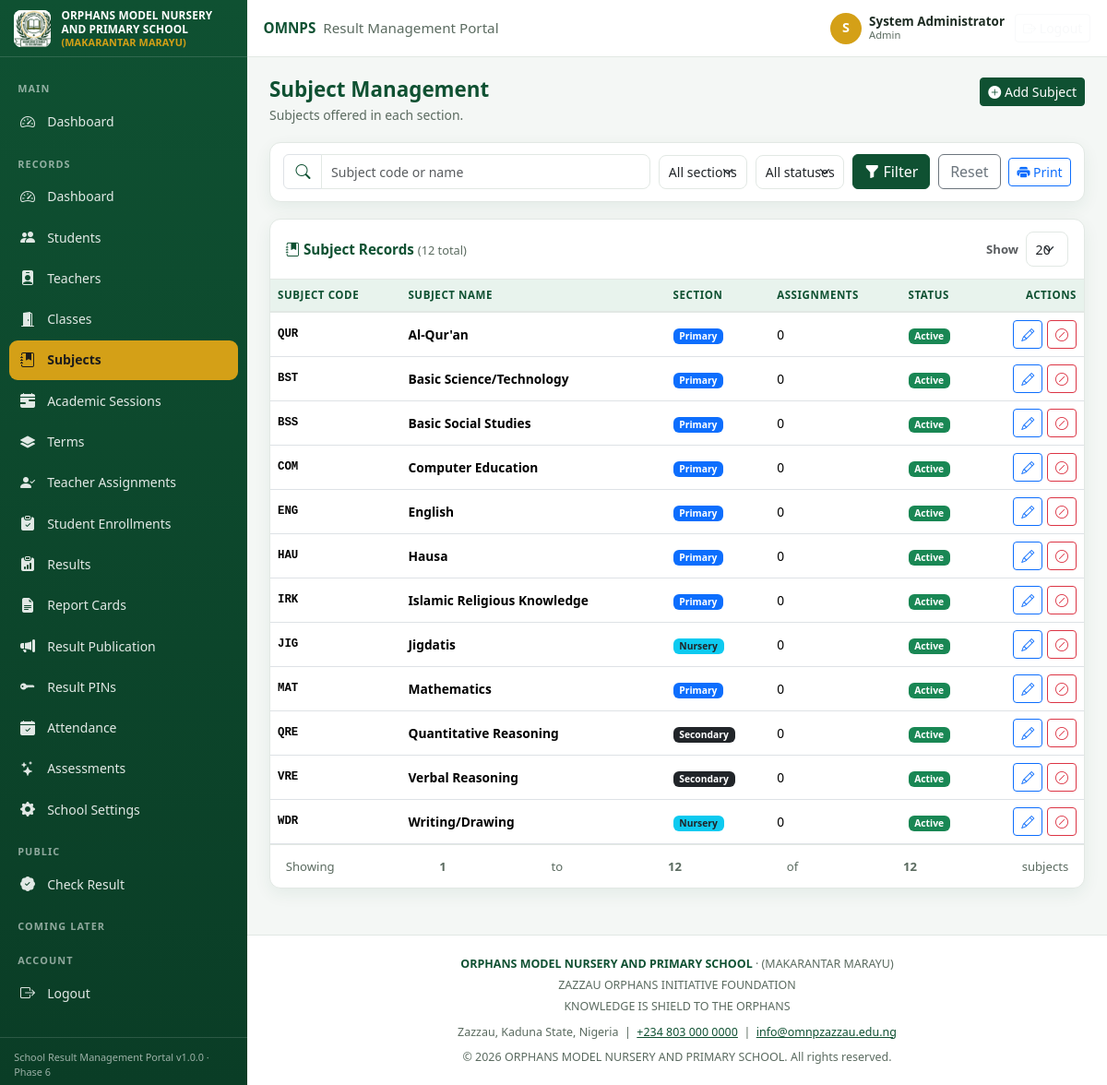
The app's page /admin/subjects.php (signed in) with its own data.
### tables this page shows
CREATE TABLE IF NOT EXISTS `school_settings` (
    `id`                    TINYINT UNSIGNED NOT NULL DEFAULT 1,

    `school_name`           VARCHAR(120) NOT NULL,
    `school_short_name`     VARCHAR(20)  NOT NULL,
    `school_campaign`       VARCHAR(80)  DEFAULT NULL,
    `school_foundation`     VARCHAR(120) DEFAULT NULL,
    `school_motto`          VARCHAR(120) DEFAULT NULL,
    `school_address`        VARCHAR(255) DEFAULT NULL,
    `school_phone`          VARCHAR(40)  DEFAULT NULL,
    `school_email`          VARCHAR(120) DEFAULT NULL,
    `school_website`        VARCHAR(120) DEFAULT NULL,

    `logo_path`             VARCHAR(255) DEFAULT NULL COMMENT 'Path to school logo image',
    `stamp_path`            VARCHAR(255) DEFAULT NULL COMMENT 'Path to school stamp/seal image',

    `created_at`            TIMESTAMP    NOT NULL DEFAULT CURRENT_TIMESTAMP,
    `updated_at`            TIMESTAMP    NOT NULL DEFAULT CURRENT_TIMESTAMP ON UPDATE CURRENT_TIMESTAMP,

    PRIMARY KEY (`id`)
);

CREATE TABLE IF NOT EXISTS `subjects` (
    `id`           INT UNSIGNED NOT NULL AUTO_INCREMENT,
    `subject_code` VARCHAR(20)  NOT NULL,
    `subject_name` VARCHAR(120) NOT NULL,
    `section`      ENUM('Nursery', 'Primary', 'Secondary') NOT NULL,
    `status`       ENUM('Active', 'Inactive') NOT NULL DEFAULT 'Active',
    `created_at`   TIMESTAMP    NOT NULL DEFAULT CURRENT_TIMESTAMP,
    `updated_at`   TIMESTAMP    NOT NULL DEFAULT CURRENT_TIMESTAMP ON UPDATE CURRENT_TIMESTAMP,
    PRIMARY KEY (`id`),
    UNIQUE KEY `uq_subjects_code` (`subject_code`),
    KEY `idx_subjects_name` (`subject_name`),
    KEY `idx_subjects_section` (`section`),
    KEY `idx_subjects_status` (`status`)
);

### admin/subjects.php (the view, shortened to what the rows shown need)
<?php
$search  = trim((string) ($_GET['search'] ?? ''));
$section = (string) ($_GET['section'] ?? '');
$status  = (string) ($_GET['status'] ?? '');
$perPage = resolvePerPage();
$page    = queryInt('page') ?? 1;
if (!inList($section, SECTIONS)) {
    $section = '';
}
if (!inList($status, RECORD_STATUSES)) {
    $status = '';
}
$filters = [
    'search'   => $search,
    'section'  => $section,
    'status'   => $status,
    'per_page' => $perPage,
];
$paging   = paginate(listSubjects($filters + ['offset' => 0])['total'], $perPage, $page);
$subjects = listSubjects($filters + ['offset' => $paging['offset']])['rows'];
$pageHeading  = 'Subject Management';
require __DIR__ . '/../includes/admin_top.php';
?>
<div class="page-head">
    <div>
        <h1><?= e($pageHeading) ?></h1>
    </div>
</div>
<div class="table-card">
    <div class="table-card__head">
        <h2 class="table-card__title">
            <i class="bi bi-journal-bookmark-fill text-green"></i> Subject Records
            <small>(<?= (int) $paging['total'] ?> total)</small>
        </h2>
    </div>
    <div class="table-responsive">
        <table class="table table-hover">
            <thead>
            <tr>
                <th>Subject Code</th>
                <th>Subject Name</th>
                <th>Section</th>
                <th>Assignments</th>
                <th>Status</th>
                <th class="text-end">Actions</th>
            </tr>
            </thead>
            <tbody>
            <?php foreach ($subjects as $subject): ?>
                <tr>
                    <td class="mono cell-strong"><?= e($subject['subject_code']) ?></td>
                    <td class="cell-strong"><?= e($subject['subject_name']) ?></td>
                    <td><?= sectionBadge($subject['section']) ?></td>
                    <td><?= (int) $subject['class_count'] ?></td>
                    <td><?= statusBadge($subject['status']) ?></td>
                    <td>
                        <div class="table-actions justify-content-end">
                            <a class="btn btn-sm btn-outline-primary" title="Edit"
                               href="<?= e(assetUrl('admin/subject-edit.php?id=' . (int) $subject['id'])) ?>">
                                <i class="bi bi-pencil"></i>
                            </a>
                            <form method="post" class="d-inline">
                                <button class="btn btn-sm <?= $subject['status'] === 'Inactive' ? 'btn-success' : 'btn-outline-danger' ?>"
                                        data-confirm="<?= $subject['status'] === 'Inactive'
                                            ? 'Reactivate ' . e($subject['subject_name']) . '?'
                                            : 'Deactivate ' . e($subject['subject_name']) . '? It is removed from the subject dropdowns but existing records are kept.' ?>"
                                        title="<?= $subject['status'] === 'Inactive' ? 'Reactivate' : 'Deactivate' ?>">
                                    <i class="bi bi-<?= $subject['status'] === 'Inactive' ? 'arrow-counterclockwise' : 'slash-circle' ?>"></i>
                                </button>
                            </form>
                        </div>
                    </td>
                </tr>
            <?php endforeach; ?>
            </tbody>
        </table>
    </div>
</div>
<?php require __DIR__ . '/../includes/admin_bottom.php'; ?>

### includes/navbar.php (shortened to what the rows shown need)
<?php
require_once __DIR__ . '/../config/helpers.php';
$settings = getSchoolSettings();
?>
<header class="app-navbar">
    <div class="app-navbar__title">
        <strong><?= e($settings['school_short_name'] ?? SCHOOL_SHORT_NAME) ?></strong>
        <span class="d-none d-md-inline">Result Management Portal</span>
    </div>
</header>

### includes/sidebar.php (shortened to what the rows shown need)
<?php
require_once __DIR__ . '/../config/helpers.php';
$settings = getSchoolSettings();
$logoPath = $settings['logo_path'] ?? 'assets/images/logo.jpeg';
?>
<aside class="app-sidebar" id="appSidebar" aria-label="Main navigation">
    <div class="app-sidebar__brand">
        <img src="<?= e(assetUrl($logoPath)) ?>" alt="<?= e($settings['school_short_name'] ?? SCHOOL_SHORT_NAME) ?> logo">
        <span class="app-sidebar__brand-text">
            <?= e($settings['school_name'] ?? SCHOOL_NAME) ?>
            <small><?= e($settings['school_campaign'] ?? SCHOOL_CAMPAIGN) ?></small>
        </span>
    </div>
</aside>

### includes/ui.php (shortened to what the rows shown need)
<?php
require_once __DIR__ . '/../config/functions.php';
function statusBadge(string $status): string
{
    return '<span class="badge ' . e(statusBadgeClass($status)) . '">' . e($status) . '</span>';
}
function sectionBadge(string $section): string
{
    $colours = [
        'Nursery'   => 'bg-info text-dark',
        'Primary'   => 'bg-primary',
        'Secondary' => 'bg-dark',
    ];
    return '<span class="badge ' . e($colours[$section] ?? 'bg-secondary') . '">' . e($section) . '</span>';
}

### includes/footer.php (shortened to what the rows shown need)
<?php
require_once __DIR__ . '/../config/helpers.php';
$settings = getSchoolSettings();
?>
        <footer class="app-footer">
            <div class="mb-1">
                <strong class="text-green"><?= e($settings['school_name'] ?? SCHOOL_NAME) ?></strong> &middot; <?= e($settings['school_campaign'] ?? SCHOOL_CAMPAIGN) ?>
            </div>
            <div class="mb-1"><?= e($settings['school_foundation'] ?? SCHOOL_FOUNDATION) ?></div>
            <div><?= e($settings['school_motto'] ?? SCHOOL_MOTTO) ?></div>
            <div class="mt-2">
                <?= e($settings['school_address'] ?? SCHOOL_ADDRESS) ?> &nbsp;|&nbsp;
                <a href="tel:<?= e(preg_replace('/\s+/', '', (string) ($settings['school_phone'] ?? SCHOOL_PHONE))) ?>" class="text-green"><?= e($settings['school_phone'] ?? SCHOOL_PHONE) ?></a>
                &nbsp;|&nbsp;
                <a href="mailto:<?= e($settings['school_email'] ?? SCHOOL_EMAIL) ?>" class="text-green"><?= e($settings['school_email'] ?? SCHOOL_EMAIL) ?></a>
            </div>
            <div class="mt-2">&copy; <?= e(date('Y')) ?> <?= e($settings['school_name'] ?? SCHOOL_NAME) ?>. All rights reserved.</div>
        </footer>
    </main>
</div>
</body>
</html>

### records on screen
school_settings: school_short_name "OMNPS", logo_path (picture), school_name "ORPHANS MODEL NURSERY AND PRIMARY SCHOOL", school_campaign "(MAKARANTAR MARAYU)", school_foundation "ZAZZAU ORPHANS INITIATIVE FOUNDATION", school_motto "KNOWLEDGE IS SHIELD TO THE ORPHANS", school_address "Zazzau, Kaduna State, Nigeria", school_phone "+234 803 000 0000", school_email "info@omnpzazzau.edu.ng"
subjects: subject_code "QUR", subject_name "Al-Qur'an", section "Primary", class_count "0", status "Active"
subjects: subject_code "BST", subject_name "Basic Science/Technology", section "Primary", class_count "0", status "Active"
subjects: subject_code "BSS", subject_name "Basic Social Studies", section "Primary", class_count "0", status "Active"
subjects: subject_code "COM", subject_name "Computer Education", section "Primary", class_count "0", status "Active"
subjects: subject_code "ENG", subject_name "English", section "Primary", class_count "0", status "Active"
subjects: subject_code "HAU", subject_name "Hausa", section "Primary", class_count "0", status "Active"
subjects: subject_code "IRK", subject_name "Islamic Religious Knowledge", section "Primary", class_count "0", status "Active"
subjects: subject_code "JIG", subject_name "Jigdatis", section "Nursery", class_count "0", status "Active"
subjects: subject_code "MAT", subject_name "Mathematics", section "Primary", class_count "0", status "Active"
subjects: subject_code "QRE", subject_name "Quantitative Reasoning", section "Secondary", class_count "0", status "Active"
subjects: subject_code "VRE", subject_name "Verbal Reasoning", section "Secondary", class_count "0", status "Active"
subjects: subject_code "WDR", subject_name "Writing/Drawing", section "Nursery", class_count "0", status "Active"

### other values on screen
$navInitial "S"
$navUser['full_name'] "System Administrator"
$navUser['role'] "Admin"
$link['label'] "Dashboard"
$link['label'] "Students"
$link['label'] "Teachers"
$link['label'] "Classes"
$link['label'] "Subjects"
$link['label'] "Academic Sessions"
$link['label'] "Terms"
$link['label'] "Teacher Assignments"
$link['label'] "Student Enrollments"
$link['label'] "Results"
$link['label'] "Report Cards"
$link['label'] "Result Publication"
